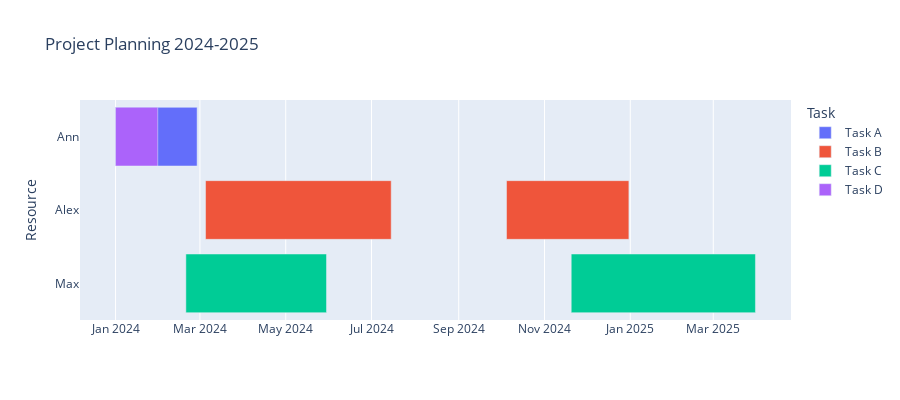

The code cell stored with this chart in its notebook:
### Code cell
fig = px.timeline(df, x_start="Start", x_end="Finish", y="Resource", 
                  color="Task",
                  height = 400, width = 900,
                  title='Project Planning 2024-2025')
fig.update_yaxes(autorange="reversed")
fig.show()

### Figure 1 — Plotly figure (JSON) as saved in the notebook; plotly's stock layout.template omitted (floating-point values rounded to 4 significant figures)
{"data": [{"alignmentgroup": "True", "base": ["2024-01-01"], "hovertemplate": "Task=Task A<br>Start=%{base}<br>Finish=%{x}<br>Resource=%{y}<extra></extra>", "legendgroup": "Task A", "marker": {"color": "#636efa", "pattern": {"shape": ""}}, "name": "Task A", "offsetgroup": "Task A", "orientation": "h", "showlegend": true, "textposition": "auto", "type": "bar", "x": [5011200000], "xaxis": "x", "y": ["Ann"], "yaxis": "y"}, {"alignmentgroup": "True", "base": ["2024-03-05", "2024-10-05"], "hovertemplate": "Task=Task B<br>Start=%{base}<br>Finish=%{x}<br>Resource=%{y}<extra></extra>", "legendgroup": "Task B", "marker": {"color": "#EF553B", "pattern": {"shape": ""}}, "name": "Task B", "offsetgroup": "Task B", "orientation": "h", "showlegend": true, "textposition": "auto", "type": "bar", "x": [11404800000, 7516800000], "xaxis": "x", "y": ["Alex", "Alex"], "yaxis": "y"}, {"alignmentgroup": "True", "base": ["2024-02-20", "2024-11-20"], "hovertemplate": "Task=Task C<br>Start=%{base}<br>Finish=%{x}<br>Resource=%{y}<extra></extra>", "legendgroup": "Task C", "marker": {"color": "#00cc96", "pattern": {"shape": ""}}, "name": "Task C", "offsetgroup": "Task C", "orientation": "h", "showlegend": true, "textposition": "auto", "type": "bar", "x": [8640000000, 11318400000], "xaxis": "x", "y": ["Max", "Max"], "yaxis": "y"}, {"alignmentgroup": "True", "base": ["2024-01-01"], "hovertemplate": "Task=Task D<br>Start=%{base}<br>Finish=%{x}<br>Resource=%{y}<extra></extra>", "legendgroup": "Task D", "marker": {"color": "#ab63fa", "pattern": {"shape": ""}}, "name": "Task D", "offsetgroup": "Task D", "orientation": "h", "showlegend": true, "textposition": "auto", "type": "bar", "x": [2592000000], "xaxis": "x", "y": ["Ann"], "yaxis": "y"}], "layout": {"barmode": "overlay", "height": 400, "legend": {"title": {"text": "Task"}, "tracegroupgap": 0}, "title": {"text": "Project Planning 2024-2025"}, "width": 900, "xaxis": {"anchor": "y", "domain": [0, 1], "type": "date"}, "yaxis": {"anchor": "x", "autorange": "reversed", "domain": [0, 1], "title": {"text": "Resource"}}}}
